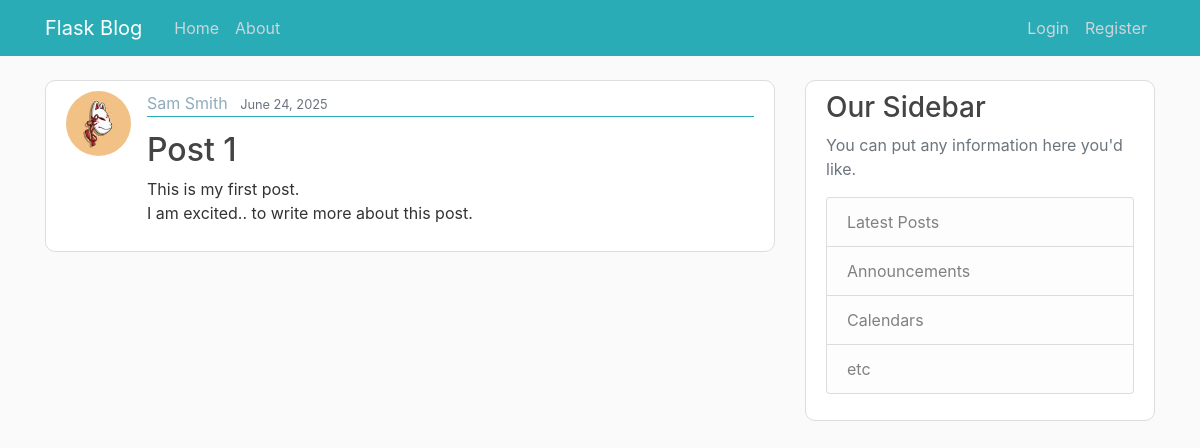
/post/1, run on an earlier commit of the app's database.
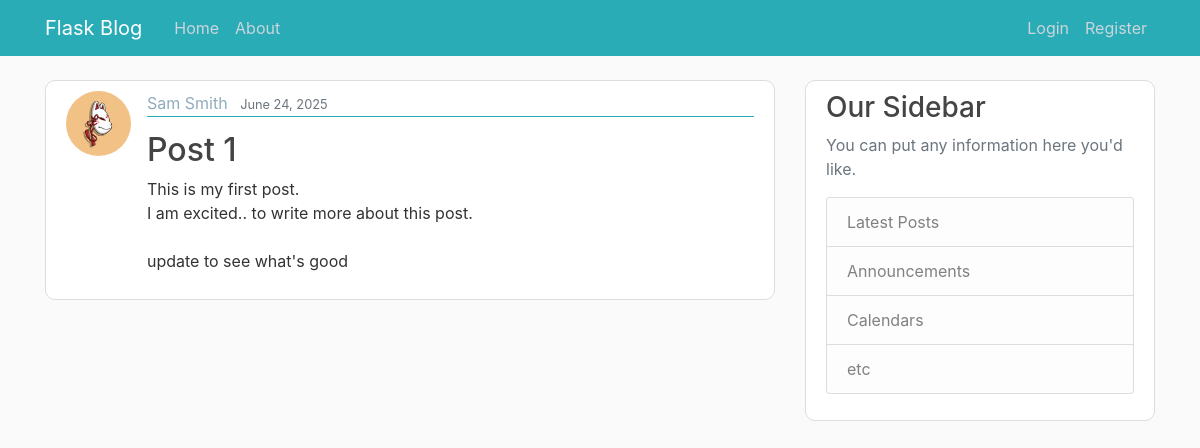
And on a later commit of the database.
### flask_blog/models.py (models this page shows, shortened)
class Post(db.Model):
    id = db.Column(db.Integer, primary_key=True)
    title = db.Column(db.String(100), nullable=False)
    date_posted = db.Column(db.DateTime, nullable=False, default=lambda: datetime.now(timezone.utc))
    content = db.Column(db.Text, nullable=False)
    user_id = db.Column(db.Integer, db.ForeignKey('user.id'), nullable=False)

### flask_blog/routes.py (the view)
@app.route("/post/<int:post_id>")
def post(post_id):
    post = Post.query.get_or_404(post_id)
    return render_template('post.html', title=post.title, post=post)

### flask_blog/templates/post.html (shortened to what this page needs)
{% extends "layout.html" %}
{% block content %}
  <article class="media content-section">
    <img class="rounded-circle article-img" src="{{ url_for('static', filename='profile_pics/' + post.author.image_file) }}">
    <div class="media-body">
      <div class="article-metadata">
        <a class="mr-2" href="{{ url_for('user_posts', username=post.author.username) }}">{{ post.author.username.title() }}</a>
        <small class="text-muted">{{ post.date_posted.strftime('%B %d, %Y') }}</small>
      </div>
      <div class="d-flex justify-content-between align-items-center">
        <div>
          <h2 class="article-title article-title-h2">{{ post.title }}</h2>
        </div>
      </div>
      <p class="article-content">{{ post.content }}</p>
    </div>
  </article>
{% endblock content %}

What changed in the data, as far as the page shows it:
changed Post "Post 1": content "This is my first post. I am excited.. to write more about this post." → "This is my first post. I am excited.. to write more about this post. update to see what's good"
